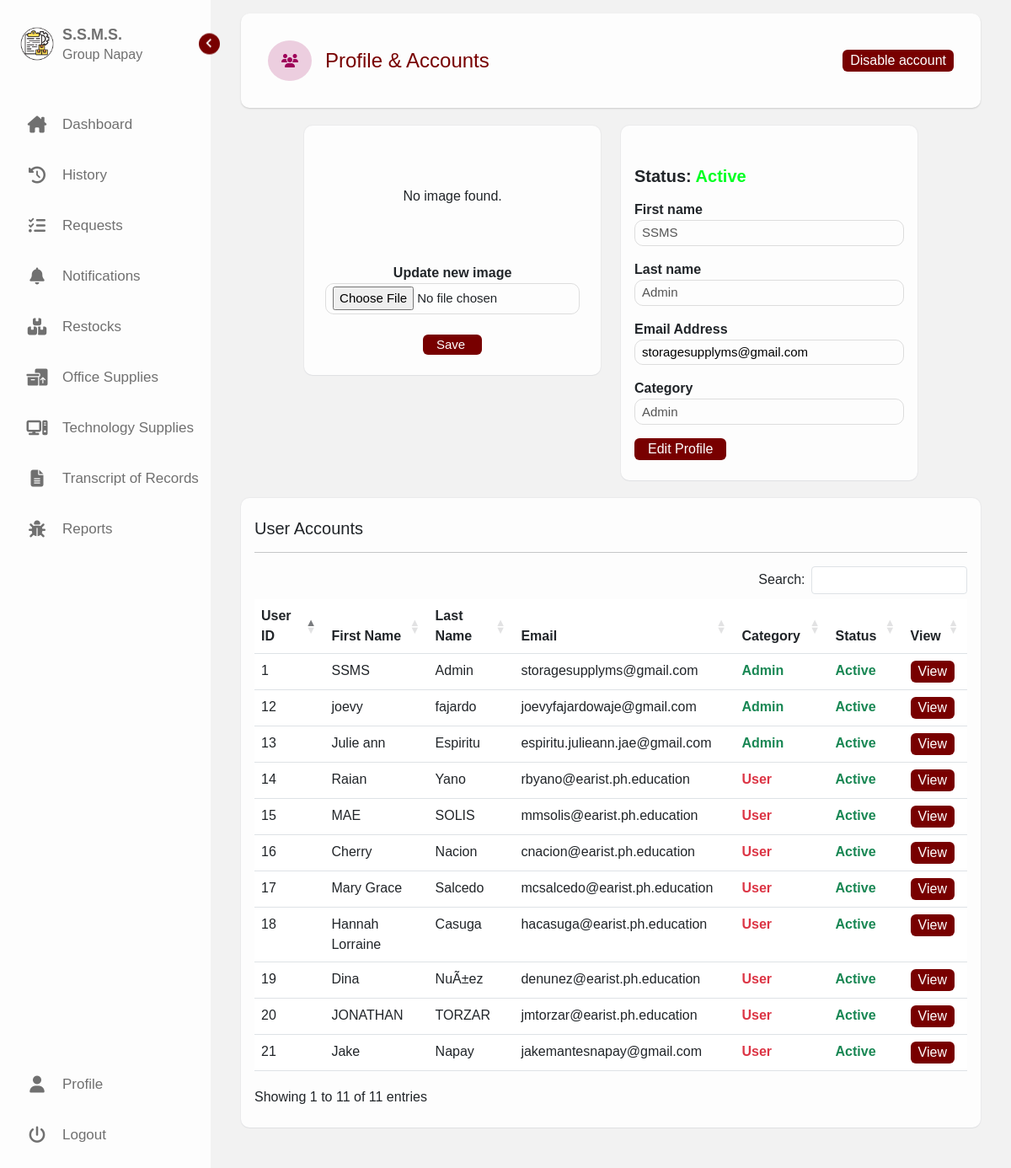
The app's page /profile.php (signed in) with its own data.
### tables this page shows
CREATE TABLE `users` (
  `user_id` int(11) NOT NULL,
  `user_firstname` varchar(255) NOT NULL,
  `user_lastname` varchar(255) NOT NULL,
  `user_password` varchar(255) NOT NULL,
  `user_email` varchar(255) NOT NULL,
  `user_img` varchar(255) NOT NULL,
  `user_category` enum('user','admin') NOT NULL,
  `user_status` varchar(255) NOT NULL,
  `user_date` datetime NOT NULL,
  `modified_by` int(11) DEFAULT NULL,
  `date_last_modified` datetime NOT NULL,
  `code` varchar(11) NOT NULL
);

### profile.php (the view, shortened to what this page needs)
<!DOCTYPE html>
<html lang="en">
<head>
    <link rel="stylesheet" href="assets/css/style.css?v=<?php echo time(); ?>">
    <link rel="stylesheet" href="assets/css/style1.css?v=<?php echo time(); ?>">
    <link rel="stylesheet" href="assets/css/profile.css?v=<?php echo time(); ?>">
    <link rel="stylesheet" href="https://cdnjs.cloudflare.com/ajax/libs/font-awesome/6.2.1/css/all.min.css" />
    <link href='https://unpkg.com/boxicons@2.1.1/css/boxicons.min.css' rel='stylesheet'>
    <link href="https://cdn.jsdelivr.net/npm/bootstrap@5.3.0-alpha1/dist/css/bootstrap.min.css" rel="stylesheet">
    <link rel="stylesheet" type="text/css" href="https://cdn.datatables.net/1.13.1/css/dataTables.bootstrap5.min.css" />
</head>
<body>
    <?php
    include 'nav.php';
    include 'includes/config.inc.php';
    $id = $_SESSION['id'];
    $sql = "SELECT * FROM users WHERE user_id=$id LIMIT 1";
    $result = mysqli_query($conn, $sql);
    if (mysqli_num_rows($result) > 0) {
        while ($row = mysqli_fetch_assoc($result)) {
            $id = $row['user_id'];
            $fn = $row['user_firstname'];
            $ln = $row['user_lastname'];
            $em = $row['user_email'];
            $old_img = $row['user_img'];
            $ct = $row['user_category'];
            $st = $row['user_status'];
        }
    } else {
        echo "0 results";
    }
    ?>
    <section class="home">
        <div class="container mt-3 mb-5">
            <div class="row d-flex justify-content-center">
                <div class="col-sm-12 col-md-12 col-lg-12">
                    <div class="header">
                        <div class="header-content">
                            <div class="d-flex flex-row align-items-center"><i class="fa-solid fa-users icon"></i>
                                <p class="header-title text">Profile & Accounts</p>
                            </div>
                            <?php if ((isset($_SESSION['ct']) and ($_SESSION['ct']) != 'user')) { ?>
                                <button type="button" class="btn delete-btn btn-default px-2" data-bs-toggle="modal" data-bs-target="#delAccModal">
                                    Disable account
                                </button>
                            <?php } ?>
                        </div>
                    </div>
                </div>
                <div class="col-12 col-sm-12 col-md-6 col-lg-5">
                    <div class="box-content-profile">
                        <form action="includes/updateProfile.inc.php" method="post" enctype="multipart/form-data" class="">
                            <div class="d-flex justify-content-center align-items-center flex-column">
                                <?php
                                if ($old_img != '') {
                                    echo '<img src="userProfile/' . $old_img . '" alt="" class="img-fluid pb-3" style="max-width: 200px;">';
                                } else {
                                    echo '<label class="m-5">No image found.</label>';
                                }
                                ?>
                                <label class="label">Update new image</label>
                                <input type="file" accept="image/*" name="user_img" id="user_img">
                                <input type="submit" class="mt-4 btn button-warning" name="edit-image" value="Save ">
                            </div>
                        </form>
                    </div>
                </div>
                <div class="col-12 col-sm-12 col-md-6 col-lg-5">
                    <div class="box-content-details">
                        <span id="span-form">
                            <form id="form">
                                <h5><strong>Status:
                                        <span id="status" class="text-capitalize"><?php echo $st; ?></span></strong>
                                </h5>
                                <div class="form-input">
                                    <label for="user_firstname" class="label">First name</label>
                                    <input id="user_firstname" name="user_firstname" type="text" value="<?php echo $fn; ?>" disabled>
                                </div>
                                <div class="form-input">
                                    <label for="user_lastname" class="label text-center">Last name</label>
                                    <input id="user_lastname" name="user_lastname" type="text" value="<?php echo $ln; ?>" disabled>
                                </div>
                                <div class="form-input">
                                    <label for="email" class="label">Email Address</label>
                                    <input id="email" name="email" type="email" value="<?php echo $em; ?>" readonly>
                                </div>
                                <div class="form-input">
                                    <label for="category" class="label">Category</label>
                                    <input class="text-capitalize" id="category" name="category" type="text" value="<?php echo $ct; ?>" disabled>
                                </div>
                                <div class="form-input mb-0">
                                    <button type="button" class="btn button-warning" data-bs-toggle="modal" data-bs-target="#exampleModal">
                                        Edit Profile
                                    </button>
                                </div>
                            </form>
                        </span>
                    </div>
                </div>
                <?php if ((isset($_SESSION['ct']) and ($_SESSION['ct']) != 'user')) { ?>
                    <div class="col-12 col-sm-12 col-md-12 col-lg-12">
                        <div class="large-content">
                            <div class="table-responsive">
                                <h5>User Accounts</h5>
                                <hr class="my-3">
                                <table class="table table-hover">
                                    <thead>
                                        <tr class="pt-5">
                                            <th scope="col">User ID</th>
                                            <th scope="col">First Name</th>
                                            <th scope="col">Last Name</th>
                                            <th scope="col">Email</th>
                                            <th scope="col">Category</th>
                                            <th scope="col">Status</th>
                                            <th scope="col">View</th>
                                        </tr>
                                    </thead>
                                    <tbody>
                                        <?php
                                        include 'includes/user.inc.php';
                                        if ((isset($_SESSION['ct']) and ($_SESSION['ct']) == 'user')) {
                                            $sql = "SELECT user_id as id, user_firstname as fn, user_lastname as ln, user_email as em, user_img as img, user_category as cat, user_status as stat FROM users WHERE user_id=' . $id . '";
                                        } else {
                                            $sql = "SELECT user_id as id, user_firstname as fn, user_lastname as ln, user_email as em, user_img as img, user_category as cat, user_status as stat FROM users";
                                        }
                                        $result = $conn->query($sql);
                                        if ($result->num_rows > 0) {
                                            while ($row = $result->fetch_assoc()) {
                                                $userid = $row['id'];
                                                $fn = $row['fn'];
                                                $ln = $row['ln'];
                                                $em = $row['em'];
                                                $cat = $row['cat'];
                                                $stat = $row['stat'];
                                        ?>
                                                <tr>
                                                    <form action="includes/user.inc.php" method="POST" enctype="multipart/form-data">
                                                        <td class=" user_id"><?php echo $userid; ?></td>
                                                        <td><?php echo $fn; ?></td>
                                                        <td><?php echo $ln; ?></td>
                                                        <td><?php echo $em; ?></td>
                                                        <?php
                                                        if ($cat == 'admin') {
                                                            echo '<td class="text-capitalize text-success"><strong>' . $cat . '</strong></td>';
                                                        } else if ($cat == 'user') {
                                                            echo '<td class="text-danger text-capitalize"><strong>' . $cat . '</strong></td>';
                                                        } ?>
                                                        <?php
                                                        if ($stat == 'active') {
                                                            echo '<td class="text-success text-capitalize"><strong>' . $stat . '</strong></td>';
                                                        } else if ($stat == 'inactive') {
                                                            echo '<td class="text-danger text-capitalize"><strong>' . $stat . '</strong></td>';
                                                        } ?>
                                                        <td>
                                                            <button type="button" class="btn viewBtn btn-default px-2" data-bs-toggle="modal" data-bs-target="#viewUserAccountModal">
                                                                View
                                                            </button>
                                                        </td>
                                                    </form>
                                                </tr>
                                        <?php
                                            }
                                        } else {
                                            echo '<tr><td>No data found</td></tr>';
                                        }
                                        ?>
                                    </tbody>
                                </table>
                            </div>
                        </div>
                    </div>
                <?php } ?>
            </div>
    </section>
</body>
</html>

### assets/css/style.css (style rules this page uses)
* { margin: 0; padding: 0; box-sizing: border-box; font-family: 'Helvetica', sans-serif; }
:root { --body-color: #f2f2f2; --sidebar-color: #fdfdfd; --primary-color: #780000; --primary-color-light: #fdfdfd; --toggle-color: #DDD; --text-color: #707070; --tran-03: all 0.2s ease; --tran-03: all 0.3s ease; --tran-04: all 0.3s ease; --tran-05: all 0.3s ease; }
body { min-height: 100vh; background-color: var(--body-color); transition: var(--tran-05); }
.home { position: absolute; top: 0; top: 0; left: 250px; width: calc(100% - 250px); background-color: var(--body-color); transition: var(--tran-05); }
.home .text { color: var(--text-color); }
.home { padding: 0rem 1.5rem; }
.home .header-title { font-size: 1.5rem; margin: unset; padding: unset; color: var(--primary-color); }
.home p { margin: unset; }
.header { padding: 1rem 1rem; background-color: var(--sidebar-color); box-shadow: rgba(0, 0, 0, 0.16) 0px 1px 2px; border-radius: 10px; }
@media screen and (min-width: 768px) { .header-content { padding: 1rem 1rem; display: flex; justify-content: space-between; align-items: center; } }
@media screen and (min-width: 990px) { .header-content { padding: 1rem 1rem; display: flex; justify-content: space-between; align-items: center; } }

### assets/css/style1.css (style rules this page uses)
.btn { margin: unset !important; padding: unset !important; }
.viewBtn, .btn-default { color: #FFF !important; background-color: #780000 !important; padding: 0px 15px !important; }
.home .icon { padding: 1rem; margin-right: 1rem; border-radius: 100%; }
.home .fa-users, .dbicon { color: #9E0059; background-color: #9E005930; }
.large-content { background-color: var(--sidebar-color); border-radius: 10px; padding: 1.5rem 1rem; box-shadow: rgba(9, 30, 66, 0.05) 0px 1px 1px, rgba(9, 30, 66, 0.03) 0px 0px 1px 1px; transition: var(--tran-05); margin-top: 1.3rem; }
.home hr { margin: 9px 0; }

### assets/css/profile.css (style rules this page uses)
body { background-color: #f2f2f2 !important; }
.label { font-size: 1rem; }
.box-content-profile { display: flex; justify-content: center; align-items: center; flex-direction: row; background-color: var(--sidebar-color); border-radius: 10px; padding: 1.5rem 1rem; box-shadow: rgba(9, 30, 66, 0.05) 0px 1px 1px, rgba(9, 30, 66, 0.03) 0px 0px 1px 1px; transition: var(--tran-05); margin-top: 1.3rem; }
#form input { width: 100%; display: block; }
.box-content-details { background-color: var(--sidebar-color); border-radius: 10px; padding: 1.5rem 1rem; box-shadow: rgba(9, 30, 66, 0.05) 0px 1px 1px, rgba(9, 30, 66, 0.03) 0px 0px 1px 1px; transition: var(--tran-05); margin-top: 1.3rem; }
label, input { display: block; }
input { padding: 0.2rem 0.5rem; border-radius: 10px; border: 1px solid #00000020; box-shadow: none; outline: none; background: transparent; font-size: 15px !important; }
.form-input { margin: 1rem 0rem; }
#span-form { padding-left: 2rem; }
.label { font-weight: bold; text-align: center !important; }
#status { color: #00ff22; }
.button-warning { padding: 0px 15px !important; color: #FFF !important; background-color: #780000 !important; }

### records on screen
users: user_status "Active", user_firstname "SSMS", user_lastname "Admin", email "storagesupplyms@gmail.com", category "admin", user_id "1", user_email "storagesupplyms@gmail.com", user_category "Admin"
users: user_id "12", user_firstname "joevy", user_lastname "fajardo", user_email "joevyfajardowaje@gmail.com", user_category "Admin", user_status "Active"
users: user_id "13", user_firstname "Julie ann", user_lastname "Espiritu", user_email "espiritu.julieann.jae@gmail.com", user_category "Admin", user_status "Active"
users: user_id "14", user_firstname "Raian", user_lastname "Yano", user_email "rbyano@earist.ph.education", user_category "User", user_status "Active"
users: user_id "15", user_firstname "MAE", user_lastname "SOLIS", user_email "mmsolis@earist.ph.education", user_category "User", user_status "Active"
users: user_id "16", user_firstname "Cherry", user_lastname "Nacion", user_email "cnacion@earist.ph.education", user_category "User", user_status "Active"
users: user_id "17", user_firstname "Mary Grace", user_lastname "Salcedo", user_email "mcsalcedo@earist.ph.education", user_category "User", user_status "Active"
users: user_id "18", user_firstname "Hannah Lorraine", user_lastname "Casuga", user_email "hacasuga@earist.ph.education", user_category "User", user_status "Active"
users: user_id "19", user_firstname "Dina", user_lastname "NuÃ±ez", user_email "denunez@earist.ph.education", user_category "User", user_status "Active"
users: user_id "20", user_firstname "JONATHAN", user_lastname "TORZAR", user_email "jmtorzar@earist.ph.education", user_category "User", user_status "Active"
users: user_id "21", user_firstname "Jake", user_lastname "Napay", user_email "jakemantesnapay@gmail.com", user_category "User", user_status "Active"
